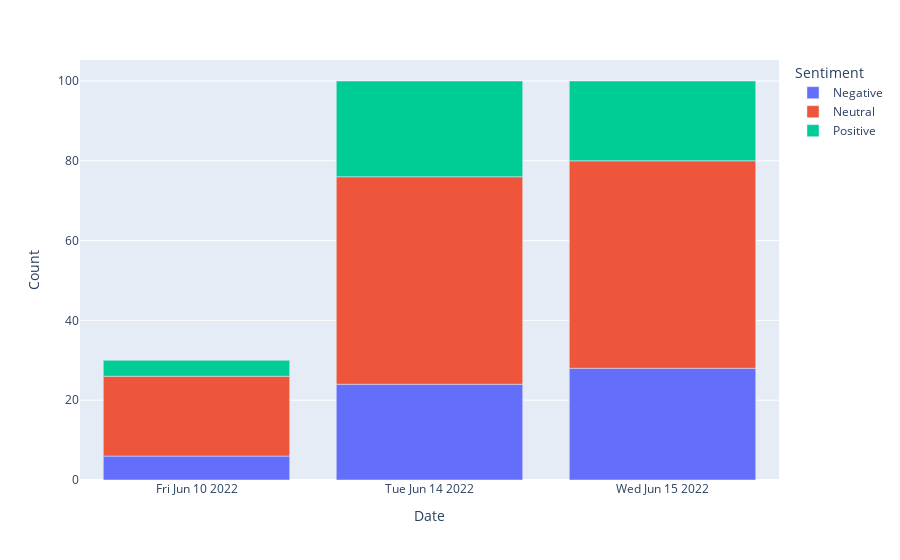

Source (notebook cell):
### Code cell
px.bar(new_data, x='Date', y='Count', color='Sentiment')

### Figure 1 — Plotly figure (JSON) as saved in the notebook; plotly's stock layout.template omitted (floating-point values rounded to 4 significant figures)
{"data": [{"alignmentgroup": "True", "hovertemplate": "Sentiment=Negative<br>Date=%{x}<br>Count=%{y}<extra></extra>", "legendgroup": "Negative", "marker": {"color": "#636efa", "pattern": {"shape": ""}}, "name": "Negative", "offsetgroup": "Negative", "orientation": "v", "showlegend": true, "textposition": "auto", "type": "bar", "x": ["Fri Jun 10 2022", "Tue Jun 14 2022", "Wed Jun 15 2022"], "xaxis": "x", "y": [6, 24, 28], "yaxis": "y"}, {"alignmentgroup": "True", "hovertemplate": "Sentiment=Neutral<br>Date=%{x}<br>Count=%{y}<extra></extra>", "legendgroup": "Neutral", "marker": {"color": "#EF553B", "pattern": {"shape": ""}}, "name": "Neutral", "offsetgroup": "Neutral", "orientation": "v", "showlegend": true, "textposition": "auto", "type": "bar", "x": ["Fri Jun 10 2022", "Tue Jun 14 2022", "Wed Jun 15 2022"], "xaxis": "x", "y": [20, 52, 52], "yaxis": "y"}, {"alignmentgroup": "True", "hovertemplate": "Sentiment=Positive<br>Date=%{x}<br>Count=%{y}<extra></extra>", "legendgroup": "Positive", "marker": {"color": "#00cc96", "pattern": {"shape": ""}}, "name": "Positive", "offsetgroup": "Positive", "orientation": "v", "showlegend": true, "textposition": "auto", "type": "bar", "x": ["Fri Jun 10 2022", "Tue Jun 14 2022", "Wed Jun 15 2022"], "xaxis": "x", "y": [4, 24, 20], "yaxis": "y"}], "layout": {"barmode": "relative", "legend": {"title": {"text": "Sentiment"}, "tracegroupgap": 0}, "margin": {"t": 60}, "xaxis": {"anchor": "y", "domain": [0, 1], "title": {"text": "Date"}}, "yaxis": {"anchor": "x", "domain": [0, 1], "title": {"text": "Count"}}}}
